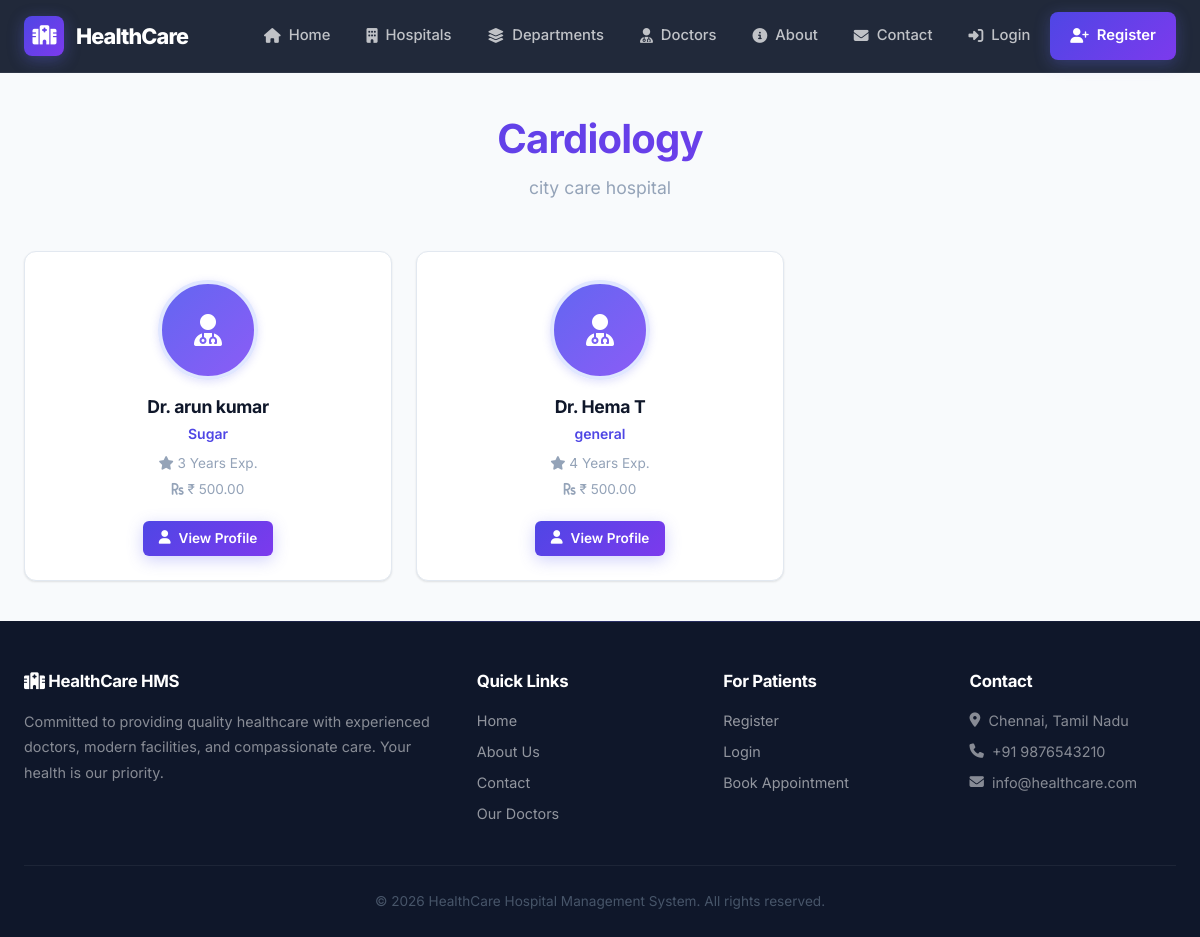
/department/4/, run on the app's committed database.
### hospital/models.py (models this page shows, shortened)
class Department(models.Model):
    hospital = models.ForeignKey(
        Hospital,
        on_delete=models.CASCADE,
        related_name="departments"
    )
    name = models.CharField(max_length=100)
    description = models.TextField(blank=True)

class Hospital(models.Model):
    name = models.CharField(max_length=200)
    address = models.TextField()
    phone = models.CharField(max_length=15)
    email = models.EmailField()
    logo = models.ImageField(upload_to="hospital_logos/", blank=True, null=True)
    description = models.TextField(blank=True)

class Doctor(models.Model):
    user = models.OneToOneField(
        settings.AUTH_USER_MODEL,
        on_delete=models.CASCADE,
        limit_choices_to={"role": "DOCTOR"}
    )
    hospital = models.ForeignKey(
        Hospital,
        on_delete=models.CASCADE,
        related_name="doctors"
    )
    department = models.ForeignKey(
        Department,
        on_delete=models.CASCADE,
        related_name="doctors"
    )
    specialization = models.CharField(max_length=100)
    qualification = models.CharField(max_length=200)
    experience = models.PositiveIntegerField(
        help_text="Experience in years"
    )
    consultation_fee = models.DecimalField(
        max_digits=8,
        decimal_places=2
    )
    phone = models.CharField(max_length=15)
    photo = models.ImageField(
        upload_to="doctor_photos/",
        blank=True,
        null=True
    )
    available = models.BooleanField(default=True)
    created_at = models.DateTimeField(auto_now_add=True)

### accounts/models.py (models this page shows, shortened)
class User(AbstractUser):
    ROLE_CHOICES = (
        ('ADMIN', 'Admin'),
        ('DOCTOR', 'Doctor'),
        ('PATIENT', 'Patient'),
    )
    role = models.CharField(
        max_length=20,
        choices=ROLE_CHOICES,
        default='PATIENT'
    )
    phone = models.CharField(max_length=15)

### hospital/views.py (the view)
def department_detail(request, department_id):
    department = get_object_or_404(
        Department,
        id=department_id
    )
    doctors = department.doctors.all()
    context = {
        "department": department,
        "doctors": doctors,
    }
    return render(
        request,
        "hospital/department_detail.html",
        context
    )

### hospital/templates/hospital/department_detail.html (shortened to what this page needs)
{% extends 'base.html' %}
{% block content %}
<div class="page-header animate-in">
    <h1>{{ department.name }}</h1>
    <p>{{ department.hospital.name }}</p>
</div>
<div class="doctor-grid animate-in animate-in-1">
    {% for doctor in doctors %}
    <div class="doctor-card">
        {% if doctor.photo %}
        <img src="{{ doctor.photo.url }}" alt="Doctor" class="doctor-card-img">
        {% else %}
        <div class="doctor-card-img avatar" style="margin:1.75rem auto 1rem;width:100px;height:100px;font-size:2rem;">
            <i class="fas fa-user-md"></i>
        </div>
        {% endif %}
        <div class="doctor-card-body">
            <h3>Dr. {{ doctor.user.get_full_name }}</h3>
            <div class="specialty">{{ doctor.specialization }}</div>
            <div class="meta"><i class="fas fa-star"></i> {{ doctor.experience }} Years Exp.</div>
            <div class="meta"><i class="fas fa-rupee-sign"></i> ₹ {{ doctor.consultation_fee }}</div>
            <a href="{% url 'doctor_detail' doctor.id %}" class="btn btn-primary btn-sm" style="margin-top:1rem;">
                <i class="fas fa-user"></i> View Profile
            </a>
        </div>
    </div>
    {% empty %}
    <div class="empty-state" style="grid-column:1/-1;">
        <div class="empty-icon"><i class="fas fa-user-md"></i></div>
        <h3>No Doctors Available</h3>
        <p>No doctors are currently assigned to this department.</p>
    </div>
    {% endfor %}
</div>
{% endblock %}

### data on the page
Department: name "Cardiology", hospital.name "city care hospital"
Doctor: user.get_full_name "arun kumar", specialization "Sugar", experience "3", consultation_fee "500.00"
Doctor: user.get_full_name "Hema T", specialization "general", experience "4", consultation_fee "500.00"
